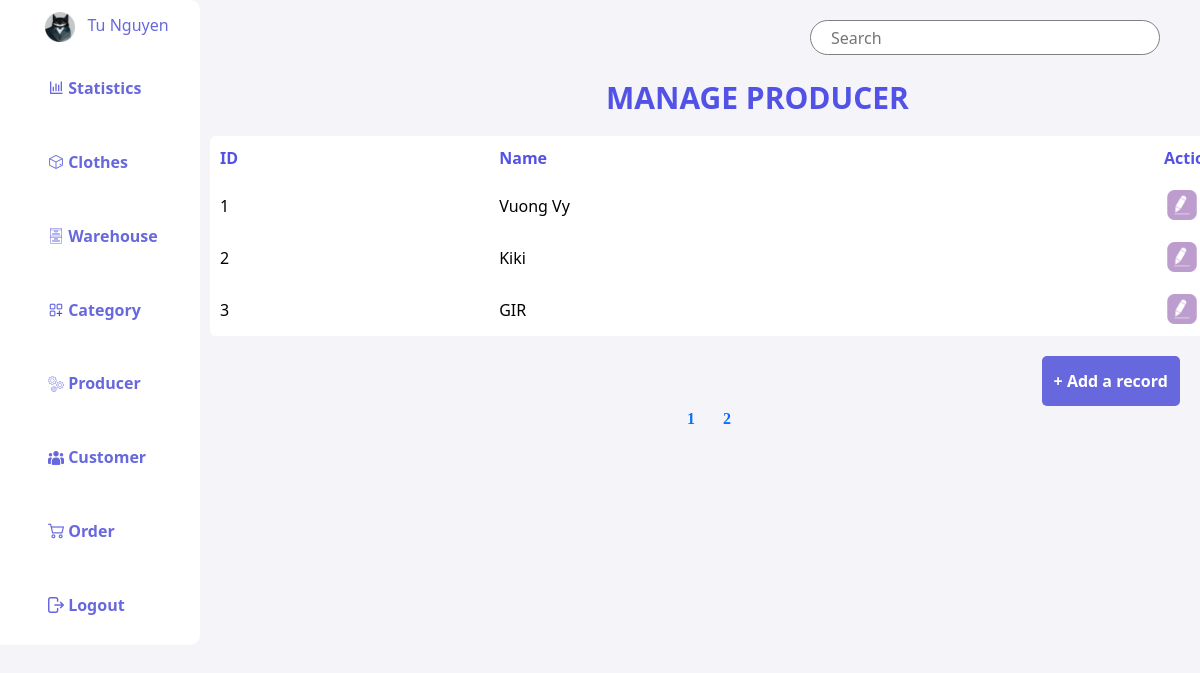
The app's page /admin/producer_manage/index.php (signed in) with its own data.
### tables this page shows
create table producers(
	id INT auto_increment,
    name VARCHAR(100) NOT NULL,
    primary key(id)
);

### admin/producer_manage/index.php (the view, shortened to what this page needs)
    <!doctype html>
    <html lang="en">
    <head>
        <link rel="stylesheet" type="text/css" href="../css/style.css">
        <link href="https://cdn.jsdelivr.net/npm/bootstrap@5.3.0/dist/css/bootstrap.min.css" rel="stylesheet"
>
    </head>
    <body>
    <?php
    include_once "../layout/navigation.php";
    include_once '../connect/open.php';
    $search = "";
    $recordOnePage = 3;
    $page = 1;
    $start = ($page - 1) * $recordOnePage;
    $sql = "SELECT * FROM producers WHERE name LIKE '%$search%' OR id LIKE '%$search%' LIMIT $start, $recordOnePage
            ";
    $producers = mysqli_query($connect, $sql);
    ?>
    <section class="main_content">
    <form style="margin: 20px 0 20px 0" method="get" action="">
        <input class="search" type="text" name="search" value="<?= $search; ?>" placeholder="Search">
    </form>
    <p class="table_title"> MANAGE PRODUCER </p>
    <table class="table-admin" border="0" cellspacing="0" cellpadding="10" width="100%">
        <tr>
            <th class="t-heading" align="left"> ID </th>
            <th class="t-heading" align="left"> Name </th>
            <th class="t-heading" width="100px"> Action </th>
        </tr>
        <?php
        foreach($producers as $producer) {
            ?>
            <tr class="record">
                <td>
                    <?= $producer['id']?>
                </td>
                <td>
                    <?= $producer['name']?>
                </td>
                <td  style="display: flex; justify-content: space-around">
                    <a class="edit" href="edit.php?id=<?= $producer['id'] ?>">
                        <img width="30px" src="../../image/edit.png">
                    </a><br>
                </td>
            </tr>
            <?php
        }
        ?>
    </table>
    <button class="btn add">
        <a class="link_in_button" href="create.php"> + Add a record </a>
    </button>
    <br>
    <?php
    include_once '../layout/footer.php';
    ?>
</section>
</body>
</html>

### admin/layout/navigation.php (shortened to what this page needs)
<!doctype html>
<html lang="en">
<head>
    <link rel="stylesheet" type="text/css" href="../css/style.css">
</head>
<body>
<header>
    <div class="navbar">
        <ul class="navbar_menu">
            <li style="margin-left: 45px">
                <?php
                    include_once "../connect/open.php";
                    $email = $_SESSION['email_admin'];
                    $sql = "SELECT name FROM admins WHERE email = '$email'";
                    $admins = mysqli_query($connect, $sql);
                ?>
                <img width="30px" src="../../image/celement cat.png">
                <?php
                    foreach ($admins as $admin){
                ?>
                <span>
                    &nbsp <?= $admin['name'] ?>
                </span>
                <?php
                    }
                ?>
            </li>
            <li class="choice">
                <img style="width:16px; margin-top: -3px" src="../../image/statistic.png">
                <a class="link_in_menu" href="../homepage/index.php"> Statistics </a>
            </li>
            <li  class="choice">
                <img style="width:16px; margin-top: -3px" src="../../image/package.png">
                <a class="link_in_menu" href="../clothes_manage/index.php"> Clothes </a>
            </li>
            <li class="choice">
                <img style="width:16px; margin-top: -3px" src="../../image/boxes.png">
                <a class="link_in_menu" href="../warehouse/index.php"> Warehouse </a>
            </li>
            <li class="choice">
                <img style="width:16px; margin-top: -3px" src="../../image/menu.png">
                <a class="link_in_menu" href="../category_manager/index.php"> Category </a>
            </li>
            <li  class="choice">
                <img style="width:16px; margin-top: -3px" src="../../image/machice.png">
                <a class="link_in_menu" href="../producer_manage/index.php"> Producer </a>
            </li>
            <li  class="choice">
                <img style="width:16px; margin-top: -3px" src="../../image/customer.png">
                <a class="link_in_menu" href="../customer_manage/index.php"> Customer </a>
            </li>
            <li  class="choice">
                <img style="width:16px; margin-top: -3px" src="../../image/shopping-cart (1).png">
                <a class="link_in_menu" href="../order_manage/index.php"> Order </a>
            </li>
            <li  class="choice">
                <img style="width:16px; margin-top: -3px" src="../../image/log-out.png">
                <a class="link_in_menu" href="../account/logout_admin.php"> Logout </a>
            </li>
        </ul>
    </div>
</header>
</body>
</html>

### admin/css/style.css (style rules this page uses)
.main_content { margin-left: 210px; max-width: 1100px; position: relative; overflow: hidden; padding-top: 0 !important; scroll-behavior: smooth; }
.search { width: 350px; height: 35px; border-radius: 20px; border: 0.5px solid gray; right: 20px; padding-left: 20px; margin-left: 600px; }
.table-admin { width: 1044px; background-color: white; border: none; border-radius: 6px; }
.table_title { font-weight: bold; font-size: 30px; margin-left:40%; color: #5252e7; }
.t-heading { color: #5252e7; }
.record { color: black; }
.btn { width: border-box; height: 50px; border-radius: 5px; border: none; color: white; background-color: #6868de; font-weight: bold; }
.add { margin-top: 20px; margin-left: 84%; background-color: #6868de; color: white; }
.link_in_button { text-decoration: none; color: white; }
.edit { text-decoration: none; color: #231ec2; }

### admin/producer_manage/index.php (style rules this page uses)
body { background-color: #F5F4F8; }

### admin/layout/navigation.php (style rules this page uses)
body { margin:0; color: #6868de; }
.navbar { position: fixed; display: block; padding: 0; }
.navbar_menu { height: 645px; position: absolute; padding-left: 0; list-style-type: none; background-color: #FFFFFF; color: #6868de; display: flex; justify-content: space-around; flex-direction: column; border-bottom-right-radius: 10px; border-top-right-radius: 10px; font-size: 16px; }
.choice { width: 200px; height: 50px; color: #6868de; text-decoration: none; padding-left: 24%; padding-top: 10px; }
.link_in_menu { text-decoration: none; color: #6868de; font-weight: bold; }

### records on screen
producers: id "1", name "Vuong Vy"
producers: id "2", name "Kiki"
producers: id "3", name "GIR"

### other values on screen
$admin['name'] "Tu Nguyen"
